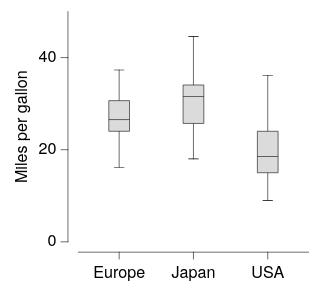

Express this chart as Vega-Lite.
### Vega-Lite specification from a JSON file in a GitHub repository (floating-point values rounded to 4 significant figures; data arrays with more than 128 entries replaced by an {"elided": "..."} marker saying what was removed)
{"background": null, "config": {"arc": {"fill": "#DBDBDB", "fillOpacity": 1.0, "innerRadius": 25.0, "padAngle": 0.03, "stroke": "black", "strokeOpacity": 1, "strokeWidth": 0.25}, "area": {"fill": "#DBDBDB", "fillOpacity": 1.0, "stroke": "black", "strokeOpacity": 1, "strokeWidth": 0.25}, "axis": {"domain": true, "domainCap": "round", "domainColor": "black", "domainWidth": 0.25, "grid": false, "gridCap": "round", "gridColor": "#F1F1F1", "gridDash": [0, 0], "gridOpacity": 1.0, "gridWidth": 0.25, "labelColor": "black", "labelFont": "Helvetica Neue", "labelFontSize": 7, "labelFontStyle": "normal", "labelFontWeight": 400, "offset": 4.5, "ticks": true, "tickCap": "round", "tickColor": "black", "tickRound": false, "tickSize": 3, "tickWidth": 0.25, "titleColor": "black", "titleFont": "Helvetica Neue", "titleFontSize": 7, "titleFontStyle": "normal", "titleFontWeight": 400}, "axisX": {"domain": true, "labelAlign": "center", "labelAngle": 0, "labels": true, "ticks": true, "translate": 0}, "axisY": {"domain": true, "labelAlign": "right", "labelAngle": 0, "labels": true, "ticks": true, "translate": 0}, "axisRight": {"domain": true, "labelAlign": "left", "labelAngle": 0, "labels": true, "ticks": true, "translate": 0}, "axisTop": {"domain": true, "labelAlign": "center", "labelAngle": 0, "labels": true, "ticks": true, "translate": 0}, "axisBand": {"tickOffset": 0}, "bar": {"fill": "#DBDBDB", "fillOpacity": 1.0, "stroke": "black", "strokeOpacity": 1, "strokeWidth": 0.25}, "boxplot": {"size": 9.0, "ticks": {"cornerRadius": 0.25, "fill": "black", "size": 4.5, "thickness": 0.25}, "box": {"fillOpacity": 1.0, "stroke": "black", "strokeOpacity": 1, "strokeWidth": 0.25}, "median": {"fill": "black", "fillOpacity": 1.0, "size": 9.0, "thickness": 0.25}, "rule": {"fill": "black", "fillOpacity": 1.0, "size": 10.0, "stroke": "black", "strokeDash": [0, 0], "strokeOpacity": 1, "strokeWidth": 0.25}, "outliers": {"color": "black", "fill": "black", "fillOpacity": 1.0, "size": 0, "stroke": "black", "strokeOpacity": 1, "strokeWidth": 0.25}}, "circle": {"fill": "black", "fillOpacity": 1.0, "size": 0.5, "stroke": null, "strokeOpacity": 1, "strokeWidth": 0.25}, "errorband": {"band": {"fillOpacity": 0.6, "stroke": null, "strokeWidth": 0.25, "strokeOpacity": 1}, "borders": {"opacity": 0, "strokeOpacity": 0.25, "strokeWidth": 1}}, "errorbar": {"opacity": 1, "rule": {"strokeDash": [0, 0], "strokeWidth": 0.25}, "ticks": {"color": "black", "cornerRadius": 0.125, "opacity": 1, "size": 6.0, "thickness": 0.25}, "thickness": 0.25}, "font": "Helvetica Neue", "geoshape": {"fill": "#DBDBDB", "fillOpacity": 1.0, "stroke": "black", "strokeOpacity": 1, "strokeWidth": 0.25}, "header": {"labelColor": "black", "labelFont": "Helvetica Neue", "labelFontSize": 7, "labelFontStyle": "normal", "labelFontWeight": 400, "titleColor": "black", "titleFont": "Helvetica Neue", "titleFontSize": 7, "titleFontStyle": "normal", "titleFontWeight": 400, "titlePadding": 0}, "legend": {"disable": false, "offset": 4.5, "gradientLength": 50.0, "gradientThickness": 5.0, "gradientOpacity": 1.0, "gradientStrokeColor": "black", "gradientStrokeWidth": 0.25, "labelColor": "black", "labelFont": "Helvetica Neue", "labelFontSize": 7, "labelFontStyle": "normal", "labelFontWeight": 400, "strokeColor": "black", "strokeWidth": 0, "symbolSize": 42, "symbolStrokeColor": "black", "symbolStrokeWidth": 0.25, "titleColor": "black", "titleFont": "Helvetica Neue", "titleFontSize": 7, "titleFontStyle": "normal", "titleFontWeight": 400}, "line": {"color": "black", "stroke": "black", "strokeCap": "round", "strokeDash": [0, 0], "strokeOpacity": 1, "strokeWidth": 0.375}, "point": {"filled": true, "fill": "#DBDBDB", "fillOpacity": 1.0, "size": 5.0, "stroke": "black", "strokeOpacity": 1, "strokeWidth": 0.25}, "range": {"category": ["#C6D9F1", "#F1C9CB", "#FEF0B9", "#CEE37A", "#7AA8E0", "#E589A3", "#FDDD5D", "#68B961", "#4177B1", "#C35082", "#E5C227", "#438156"], "diverging": {"scheme": ["#C35082", "#CE6D94", "#D989A7", "#E2A4BA", "#EABFCE", "#F1DBE2", "#F6F6F6", "#D7E0EB", "#B9CBE0", "#9BB6D5", "#7DA1C9", "#5F8CBD", "#4177B1"]}, "heatmap": {"scheme": ["#DFE9F7", "#C6D9F1", "#ADC8EC", "#94B8E6", "#7AA8E0", "#6097DA", "#4D87CA", "#4177B1", "#386898", "#2F597F", "#264A69", "#1D3A58"]}, "ordinal": {"scheme": ["#F1F1F1", "#DBDBDB", "#C6C6C6", "#B2B2B2", "#9D9D9D", "#898989", "#767676", "#636363", "#515151", "#404040", "#2F2F2F", "#1F1F1F"]}, "ramp": {"scheme": ["#DFE9F7", "#C6D9F1", "#ADC8EC", "#94B8E6", "#7AA8E0", "#6097DA", "#4D87CA", "#4177B1", "#386898", "#2F597F", "#264A69", "#1D3A58"]}}, "rule": {"color": "black", "stroke": "black", "strokeCap": "round", "strokeDash": [2, 2], "strokeOpacity": 1, "strokeWidth": 0.25}, "scale": {"bandPaddingInner": 0.1, "bandPaddingOuter": 0.1, "round": false}, "rect": {"fill": "#DBDBDB", "fillOpacity": 1.0, "stroke": "black", "strokeOpacity": 1, "strokeWidth": 0.25}, "square": {"fill": "#DBDBDB", "fillOpacity": 1.0, "size": 10.0, "stroke": "black", "strokeOpacity": 1, "strokeWidth": 0.25}, "text": {"color": "black", "font": "Helvetica Neue", "fontSize": 7, "fontStyle": "normal", "fontWeight": 400}, "title": {"anchor": "middle", "frame": "group", "color": "black", "font": "Helvetica Neue", "fontSize": 7, "fontStyle": "normal", "fontWeight": 400, "subtitleColor": "black", "subtitleFont": "Helvetica Neue", "subtitleFontSize": "Helvetica Neue", "subtitleFontStyle": "normal", "subtitleFontWeight": 400}, "view": {"continuousWidth": 100, "continuousHeight": 100, "discreteWidth": 100, "discreteHeight": 100, "fill": null, "stroke": null, "strokeWidth": 0.25}}, "data": {"name": "data-84942684f44a0939f6e50b33ec91a880"}, "mark": {"type": "boxplot"}, "encoding": {"x": {"field": "Origin", "title": null, "type": "nominal"}, "y": {"field": "Miles_per_Gallon", "title": "Miles per gallon", "type": "quantitative"}}, "$schema": "https://vega.github.io/schema/vega-lite/v6.4.1.json", "datasets": {"data-84942684f44a0939f6e50b33ec91a880": {"elided": "398 records"}}}
